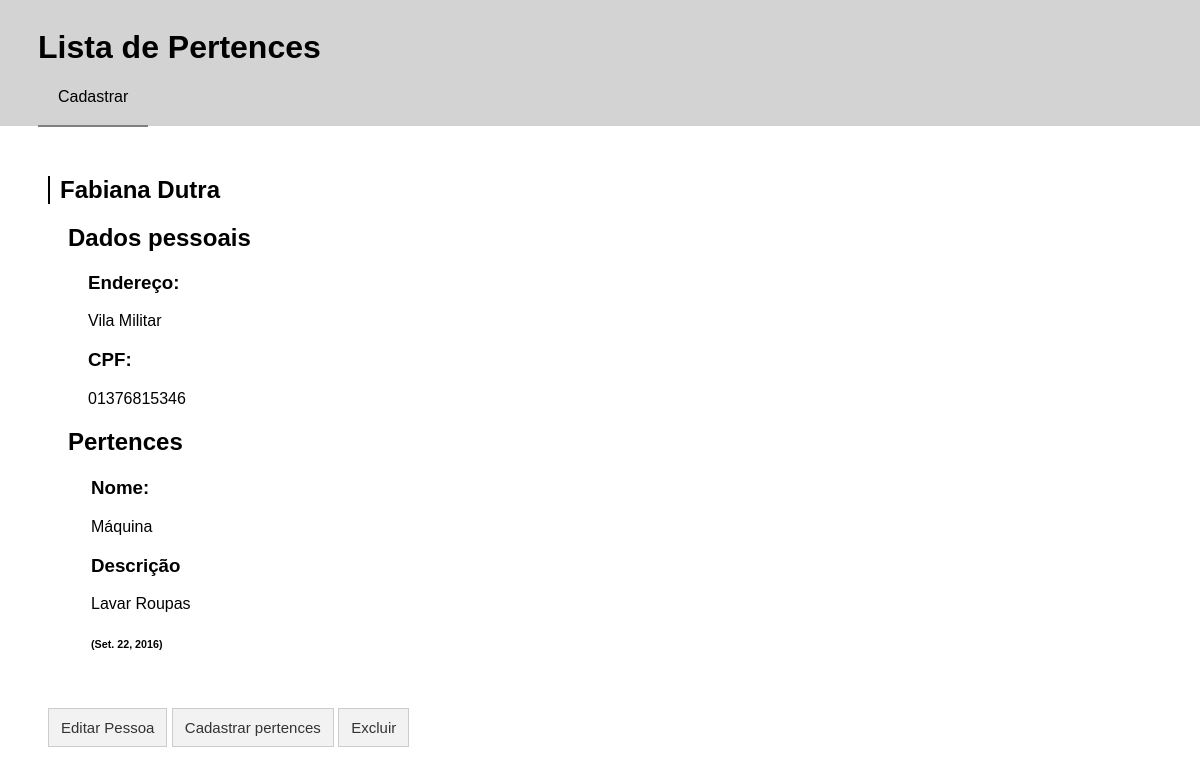
The page /pessoa/8/ on the database its author committed.
### crud_app/models.py (models this page shows, shortened)
class Pessoa(models.Model):
    nome_pessoa = models.CharField(max_length=45)
    endereco = models.CharField(max_length=100)
    cpf = models.CharField(max_length=15)

class Pertence(models.Model):
    nome_pertence = models.CharField(max_length=45)
    descricao = models.TextField()
    data_criacao = models.DateField(default=timezone.now)
    pessoa_fk = models.ForeignKey(Pessoa, on_delete=models.CASCADE)

### crud_app/views.py (the view)
# urls.py: url(r'^pessoa/(?P<pk>[0-9]+)/$', views.detalhes, name='detalhes'),
def detalhes(request, pk):
    pessoa = get_object_or_404(Pessoa, pk=pk)
    if Pertence.objects.filter(pessoa_fk=pk).exists():
        pertences = Pertence.objects.filter(pessoa_fk=pk).order_by('nome_pertence')
    else:
        pertences = 'Nenhuma informação cadastrada'
    return render(request, 'crud_app/detalhes.html', {'pessoa': pessoa, 'pertences': pertences})

### crud_app/templates/crud_app/detalhes.html (shortened to what this page needs)
{% extends 'crud_app/base.html' %}
{% block conteudo %}
    <h2 class="titulo">{{ pessoa.nome_pessoa }}</h2>
    <div class="informacoes">
        <h2>Dados pessoais</h2>
        <div class="dados_pessoais">
            <h3>Endereço:</h3> <p>{{ pessoa.endereco }}</p>
            <h3>CPF:</h3> <p>{{ pessoa.cpf }}</p>
        </div>
        <h2>Pertences</h2>
        <div class="informacoes_pertences">
            <table class="detalhes">
                <tr>
                    {% if pertences.count > 0 %}
                        {% for p in pertences %}
                            <td>
                                <h3>Nome:</h3><p>{{ p.nome_pertence }}</p>
                                <h3>Descrição</h3><p>{{ p.descricao|linebreaksbr }}</p>
                                <h6>({{ p.data_criacao }})</h6>
                            </td>
                        {% endfor %}
                    {% else %}
                        <p>{{ pertences }}</p>
                    {% endif %}
                </tr>
            </table>
        </div>
    </div>
    <button id="id_botao_editar" class="botao" onclick="window.location.href='{% url 'editarPessoa' pk=pessoa.pk %}'">
        Editar Pessoa
    </button>
    <button class="botao" onclick="window.location.href='{% url 'cadastrarPertences' pk=pessoa.pk %}'">
        Cadastrar pertences
    </button>
    <button id="id_botao_excluir" class="botao" onclick="confirmacao()">
        Excluir
    </button>
{% endblock %}

### crud_app/static/css/crud_app.css (style rules this page uses)
html { position: relative; min-height: 100%; }
body { font-family: sans-serif; }
button.botao { display:inline-block; padding:10px 12px; margin: 30px 0px 30px 0px; border:1px solid #ccc; background-color:#f2f2f2; color:#333; font:15px arial, sans-serif; }
h2.titulo { border-left: 2px solid black; padding-left: 10px; animation-duration: 2s; animation-name: borda_desliza; }
div.informacoes, .dados_pessoais , .informacoes_pertences, .lista_pessoas { margin-bottom: 0px; padding-left: 20px; animation-duration: 1s; animation-name: entra_opacidade; }
table.detalhes { text-align: justify; display: table; margin-top: -20px; }
td { padding-right: 40px; width: 200px; vertical-align: top; }

### rows shown on the page
Pessoa: nome_pessoa "Fabiana Dutra", endereco "Vila Militar", cpf "01376815346"
Pertence: nome_pertence "Máquina", descricao "Lavar Roupas", data_criacao "Set. 22, 2016"
